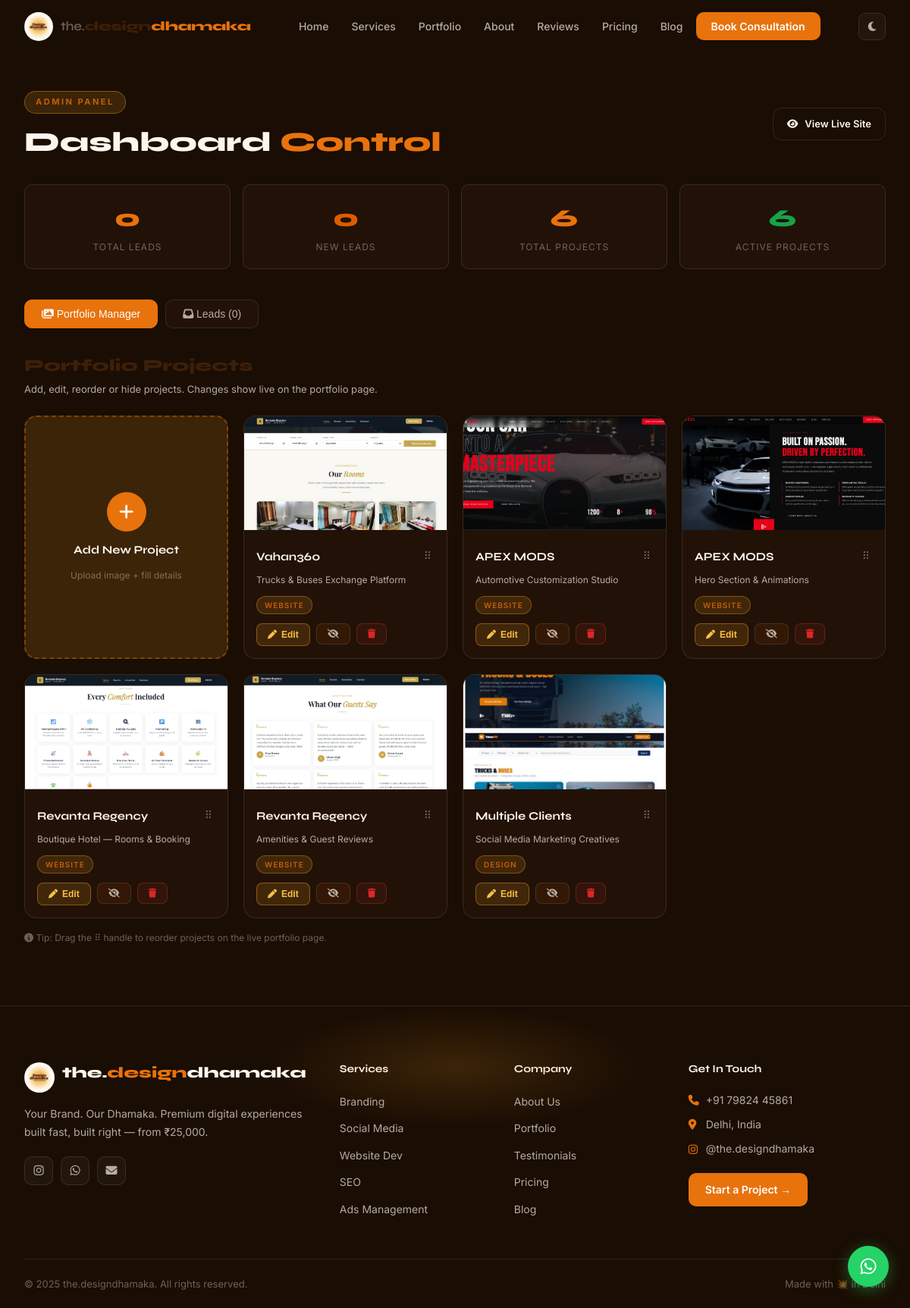
The page /admin on the database its author committed.
### tables this page shows
CREATE TABLE portfolio (
            id INTEGER PRIMARY KEY AUTOINCREMENT,
            title TEXT NOT NULL,
            description TEXT,
            category TEXT DEFAULT 'website',
            detail TEXT,
            service TEXT,
            delivery TEXT,
            link TEXT,
            image_filename TEXT,
            sort_order INTEGER DEFAULT 0,
            is_active INTEGER DEFAULT 1,
            created_at TEXT DEFAULT CURRENT_TIMESTAMP);

### app.py (the view)
@app.route('/admin')
def admin():
    with get_db() as conn:
        leads_raw = conn.execute('SELECT * FROM leads ORDER BY created_at DESC').fetchall()
        portfolio_raw = conn.execute('SELECT * FROM portfolio ORDER BY sort_order').fetchall()
        leads = [dict(r) for r in leads_raw]
        portfolio_items = [dict(r) for r in portfolio_raw]
        stats = {
            'total_leads': len(leads),
            'new_leads': sum(1 for l in leads if l['status']=='new'),
            'total_projects': len(portfolio_items),
            'active_projects': sum(1 for p in portfolio_items if p['is_active']),
        }
    return render_template('admin.html', leads=leads, portfolio_items=portfolio_items, stats=stats)

### app.py (called while the page is built)
def get_db():
    conn = sqlite3.connect(DB)
    conn.row_factory = sqlite3.Row
    return conn

### templates/admin.html (shortened to what this page needs)
{% extends "base.html" %}
{% block content %}
<div class="admin-wrap">
<div class="container">
  <div class="admin-header">
    <div>
      <div class="section-tag">Admin Panel</div>
      <h1 class="section-title" style="font-size:36px;margin-bottom:0;">Dashboard <span>Control</span></h1>
    </div>
    <a href="/" class="btn-outline" style="font-size:13px;padding:10px 18px;"><i class="fas fa-eye"></i> View Live Site</a>
  </div>
  <div class="stat-cards">
    <div class="stat-card">
      <div class="stat-card-num">{{ stats.total_leads }}</div>
      <div class="stat-card-label">Total Leads</div>
    </div>
    <div class="stat-card">
      <div class="stat-card-num" style="color:#e05c00;">{{ stats.new_leads }}</div>
      <div class="stat-card-label">New Leads</div>
    </div>
    <div class="stat-card">
      <div class="stat-card-num">{{ stats.total_projects }}</div>
      <div class="stat-card-label">Total Projects</div>
    </div>
    <div class="stat-card">
      <div class="stat-card-num" style="color:#16a34a;">{{ stats.active_projects }}</div>
      <div class="stat-card-label">Active Projects</div>
    </div>
  </div>
  <div class="tabs">
    <button class="admin-tab-btn active" onclick="switchTab('portfolio',this)" id="tab-portfolio">
      <i class="fas fa-images"></i> Portfolio Manager
    </button>
    <button class="admin-tab-btn" onclick="switchTab('leads',this)" id="tab-leads">
      <i class="fas fa-inbox"></i> Leads ({{ stats.total_leads }})
    </button>
  </div>
  <div id="tab-content-portfolio">
    <div style="display:flex;align-items:center;justify-content:space-between;margin-bottom:24px;flex-wrap:wrap;gap:12px;">
      <div>
        <h2 style="font-family:var(--font-display);font-size:22px;font-weight:800;color:var(--brown);">Portfolio Projects</h2>
        <p style="font-size:13px;color:var(--text2);margin-top:3px;">Add, edit, reorder or hide projects. Changes show live on the portfolio page.</p>
      </div>
    </div>
    <div class="port-grid" id="portGrid">
      <div class="add-card" onclick="openAddModal()">
        <div class="add-card-icon"><i class="fas fa-plus"></i></div>
        <div class="add-card-text">Add New Project</div>
        <div class="add-card-sub">Upload image + fill details</div>
      </div>
      {% for item in portfolio_items %}
      <div class="port-admin-card {% if not item['is_active'] %}inactive{% endif %}" data-id="{{ item['id'] }}" id="pcard-{{ item['id'] }}">
        {% if item['image_filename'] %}
        <img src="{{ url_for('static', filename='images/' + item['image_filename']) }}" class="port-admin-img" alt="{{ item['title'] }}" onerror="this.style.display='none';this.nextElementSibling.style.display='flex';">
        {% else %}
        <div class="port-admin-img placeholder">🖼️</div>
        {% endif %}
        <div class="port-admin-body">
          <div style="display:flex;align-items:flex-start;justify-content:space-between;gap:8px;margin-bottom:6px;">
            <div class="port-admin-title">{{ item['title'] }}</div>
            <span class="drag-handle" title="Drag to reorder">⠿</span>
          </div>
          <div class="port-admin-desc">{{ item['description'][:65] }}{% if item['description']|length > 65 %}...{% endif %}</div>
          <div class="port-admin-meta">
            <span class="port-tag">{{ item['category'] }}</span>
          </div>
          <div class="port-admin-actions">
            <button class="btn-sm btn-edit" onclick='openEditModal({{ item | tojson }})'>
              <i class="fas fa-pen"></i> Edit
            </button>
            <form method="POST" action="/admin/portfolio/toggle/{{ item['id'] }}" style="margin:0;display:inline;">
              <button type="submit" class="btn-sm btn-toggle" title="{{ 'Hide' if item['is_active'] else 'Show' }}">
                <i class="fas {{ 'fa-eye-slash' if item['is_active'] else 'fa-eye' }}"></i>
              </button>
            </form>
            <form method="POST" action="/admin/portfolio/delete/{{ item['id'] }}" style="margin:0;display:inline;" onsubmit="return confirm('Delete this project?')">
              <button type="submit" class="btn-sm btn-delete"><i class="fas fa-trash"></i></button>
            </form>
          </div>
        </div>
      </div>
      {% endfor %}
    </div>
    <p style="font-size:12px;color:var(--text3);margin-top:16px;"><i class="fas fa-info-circle"></i> Tip: Drag the ⠿ handle to reorder projects on the live portfolio page.</p>
  </div>
</div>
</div>
{% endblock %}

### templates/base.html (shortened to what this page needs)
<!DOCTYPE html>
<html lang="en" data-theme="light">
<head>
<link rel="stylesheet" href="https://cdnjs.cloudflare.com/ajax/libs/font-awesome/6.5.0/css/all.min.css">
<link rel="stylesheet" href="https://cdnjs.cloudflare.com/ajax/libs/aos/2.3.4/aos.css">
<link rel="stylesheet" href="{{ url_for('static', filename='css/style.css') }}">
</head>
<body>
<nav class="navbar" id="navbar">
  <div class="nav-container">
    <a href="/" class="nav-logo">
      <img src="{{ url_for('static', filename='images/logo.png') }}" class="nav-logo-img" alt="Design Dhamaka Logo">
      <div class="nav-logo-text">
        <span class="dot-the">the.</span><span class="dot-design">design</span><span class="dot-dhamaka">dhamaka</span>
      </div>
    </a>
    <ul class="nav-links" id="navLinks">
      <li><a href="/" class="nav-link {% if request.endpoint=='home' %}active{% endif %}">Home</a></li>
      <li><a href="/services" class="nav-link {% if request.endpoint=='services' %}active{% endif %}">Services</a></li>
      <li><a href="/portfolio" class="nav-link {% if request.endpoint=='portfolio' %}active{% endif %}">Portfolio</a></li>
      <li><a href="/about" class="nav-link {% if request.endpoint=='about' %}active{% endif %}">About</a></li>
      <li><a href="/testimonials" class="nav-link {% if request.endpoint=='testimonials' %}active{% endif %}">Reviews</a></li>
      <li><a href="/pricing" class="nav-link {% if request.endpoint=='pricing' %}active{% endif %}">Pricing</a></li>
      <li><a href="/blog" class="nav-link {% if request.endpoint=='blog' %}active{% endif %}">Blog</a></li>
      <li><a href="/contact" class="nav-cta">Book Consultation</a></li>
    </ul>
    <div class="nav-actions">
      <button class="theme-toggle" id="themeToggle" aria-label="Toggle theme"><i class="fas fa-moon" id="themeIcon"></i></button>
    </div>
  </div>
</nav>
<main>{% block content %}{% endblock %}</main>
<footer class="footer">
  <div class="footer-glow"></div>
  <div class="footer-container">
    <div class="footer-top">
      <div class="footer-brand">
        <div style="display:flex;align-items:center;gap:10px;margin-bottom:14px;">
          <img src="{{ url_for('static', filename='images/logo.png') }}" style="width:40px;height:40px;object-fit:contain;border-radius:50%;" alt="Logo">
          <div class="footer-logo">the.<span>design</span>dhamaka</div>
        </div>
        <p>Your Brand. Our Dhamaka. Premium digital experiences built fast, built right — from ₹25,000.</p>
        <div class="footer-socials">
          <a href="https://instagram.com/the.designdhamaka" target="_blank" aria-label="Instagram"><i class="fab fa-instagram"></i></a>
          <a href="https://wa.me/917982445861" target="_blank" aria-label="WhatsApp"><i class="fab fa-whatsapp"></i></a>
          <a href="mailto:hello@thedesigndhamaka.com" aria-label="Email"><i class="fas fa-envelope"></i></a>
        </div>
      </div>
      <div class="footer-links-col">
        <h4>Services</h4>
        <ul>
          <li><a href="/services#branding">Branding</a></li>
          <li><a href="/services#social">Social Media</a></li>
          <li><a href="/services#web">Website Dev</a></li>
          <li><a href="/services#seo">SEO</a></li>
          <li><a href="/services#ads">Ads Management</a></li>
        </ul>
      </div>
      <div class="footer-links-col">
        <h4>Company</h4>
        <ul>
          <li><a href="/about">About Us</a></li>
          <li><a href="/portfolio">Portfolio</a></li>
          <li><a href="/testimonials">Testimonials</a></li>
          <li><a href="/pricing">Pricing</a></li>
          <li><a href="/blog">Blog</a></li>
        </ul>
      </div>
      <div class="footer-contact-col">
        <h4>Get In Touch</h4>
        <p><i class="fas fa-phone"></i> +91 79824 45861</p>
        <p><i class="fas fa-map-marker-alt"></i> Delhi, India</p>
        <p><i class="fab fa-instagram"></i> @the.designdhamaka</p>
        <a href="/contact" class="footer-cta">Start a Project →</a>
      </div>
    </div>
    <div class="footer-bottom">
      <p>© 2025 the.designdhamaka. All rights reserved.</p>
      <p>Made with 💥 in Delhi</p>
    </div>
  </div>
</footer>
<a href="https://wa.me/917982445861?text=Hi!%20I%20want%20to%20discuss%20a%20project." class="whatsapp-btn" target="_blank" aria-label="WhatsApp">
  <i class="fab fa-whatsapp"></i>
</a>
</body>
</html>

### templates/admin.html (style rules this page uses)
.admin-wrap { padding:120px 0 80px; }
.admin-header { display:flex;align-items:center;justify-content:space-between;margin-bottom:36px;flex-wrap:wrap;gap:16px; }
.stat-cards { display:grid;grid-template-columns:repeat(4,1fr);gap:16px;margin-bottom:40px; }
.stat-card { background:var(--bg);border:1px solid var(--border);border-radius:var(--radius-sm);padding:18px 20px;text-align:center; }
[data-theme="dark"] .stat-card { background:var(--bg2); }
.stat-card-num { font-family:var(--font-display);font-size:32px;font-weight:800;color:var(--orange); }
.stat-card-label { font-size:12px;color:var(--text3);margin-top:3px;text-transform:uppercase;letter-spacing:1px; }
.tabs { display:flex;gap:10px;margin-bottom:32px; }
.port-grid { display:grid;grid-template-columns:repeat(auto-fill,minmax(260px,1fr));gap:20px; }
.add-card { border:2px dashed var(--border-orange);border-radius:var(--radius);display:flex;flex-direction:column;align-items:center;justify-content:center;gap:12px;padding:36px;cursor:pointer;transition:var(--transition);background:var(--golden-glow);min-height:240px;text-decoration:none; }
.add-card-icon { width:52px;height:52px;border-radius:50%;background:var(--orange);color:#fff;display:flex;align-items:center;justify-content:center;font-size:22px; }
.add-card-text { font-family:var(--font-display);font-size:15px;font-weight:700;color:var(--brown); }
[data-theme="dark"] .add-card-text { color:var(--text); }
.add-card-sub { font-size:12px;color:var(--text3);text-align:center; }

### rows shown on the page
portfolio: image_filename (picture), title "Vahan360", description "Trucks & Buses Exchange Platform", category "WEBSITE", is_active 1 (drawn)
portfolio: image_filename (picture), title "APEX MODS", description "Automotive Customization Studio", category "WEBSITE", is_active 1 (drawn)
portfolio: image_filename (picture), title "APEX MODS", description "Hero Section & Animations", category "WEBSITE", is_active 1 (drawn)
portfolio: image_filename (picture), title "Revanta Regency", description "Boutique Hotel — Rooms & Booking", category "WEBSITE", is_active 1 (drawn)
portfolio: image_filename (picture), title "Revanta Regency", description "Amenities & Guest Reviews", category "WEBSITE", is_active 1 (drawn)
portfolio: image_filename (picture), title "Multiple Clients", description "Social Media Marketing Creatives", category "DESIGN", is_active 1 (drawn)

### other values the page prints
{{ stats.total_leads }} "0"
{{ stats.new_leads }} "0"
{{ stats.total_projects }} "6"
{{ stats.active_projects }} "6"
